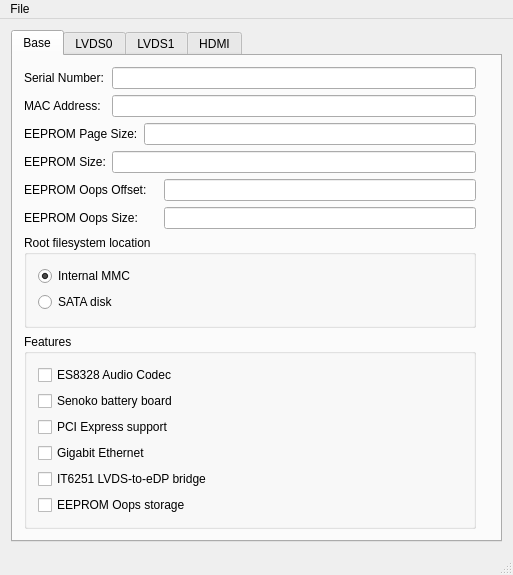
<?xml version="1.0" encoding="UTF-8"?>
<ui version="4.0">
 <class>MainWindow</class>
 <widget class="QMainWindow" name="MainWindow">
  <property name="geometry">
   <rect>
    <x>0</x>
    <y>0</y>
    <width>513</width>
    <height>533</height>
   </rect>
  </property>
  <property name="windowTitle">
   <string>Novena EEPROM Settings</string>
  </property>
  <widget class="QWidget" name="centralWidget">
   <layout class="QGridLayout" name="gridLayout">
    <item row="0" column="0">
     <widget class="QTabWidget" name="settingsTab">
      <property name="currentIndex">
       <number>0</number>
      </property>
      <widget class="QWidget" name="mainTab">
       <attribute name="title">
        <string>Base</string>
       </attribute>
       <layout class="QGridLayout" name="gridLayout_2">
        <item row="1" column="0">
         <widget class="QLabel" name="macAddressLabel">
          <property name="text">
           <string>MAC Address:</string>
          </property>
         </widget>
        </item>
        <item row="4" column="3">
         <widget class="QLineEdit" name="eepromOopsOffsetEdit"/>
        </item>
        <item row="0" column="4" rowspan="8">
         <widget class="QLabel" name="label_44">
          <property name="text">
           <string/>
          </property>
          <property name="pixmap">
           <pixmap resource="logo.qrc">:/logo/novena-eeprom-gui.png</pixmap>
          </property>
         </widget>
        </item>
        <item row="0" column="1" colspan="3">
         <widget class="QLineEdit" name="serialNumberEdit"/>
        </item>
        <item row="1" column="1" colspan="3">
         <widget class="QLineEdit" name="macAddressEdit"/>
        </item>
        <item row="5" column="0" colspan="3">
         <widget class="QLabel" name="label_3">
          <property name="text">
           <string>EEPROM Oops Size:</string>
          </property>
         </widget>
        </item>
        <item row="4" column="0" colspan="3">
         <widget class="QLabel" name="label_2">
          <property name="text">
           <string>EEPROM Oops Offset:</string>
          </property>
         </widget>
        </item>
        <item row="5" column="3">
         <widget class="QLineEdit" name="eepromOopsSizeEdit"/>
        </item>
        <item row="0" column="0">
         <widget class="QLabel" name="serialNumberLabel">
          <property name="text">
           <string>Serial Number:</string>
          </property>
         </widget>
        </item>
        <item row="2" column="2" colspan="2">
         <widget class="QLineEdit" name="eepromPageSizeEdit"/>
        </item>
        <item row="7" column="0" colspan="4">
         <widget class="QGroupBox" name="groupBox">
          <property name="title">
           <string>Features</string>
          </property>
          <layout class="QVBoxLayout" name="verticalLayout">
           <item>
            <widget class="QCheckBox" name="es8328CB">
             <property name="text">
              <string>ES8328 Audio Codec</string>
             </property>
             <property name="checkable">
              <bool>true</bool>
             </property>
             <property name="checked">
              <bool>false</bool>
             </property>
             <property name="tristate">
              <bool>false</bool>
             </property>
            </widget>
           </item>
           <item>
            <widget class="QCheckBox" name="senokoCB">
             <property name="text">
              <string>Senoko battery board</string>
             </property>
            </widget>
           </item>
           <item>
            <widget class="QCheckBox" name="pciExpressCB">
             <property name="text">
              <string>PCI Express support</string>
             </property>
            </widget>
           </item>
           <item>
            <widget class="QCheckBox" name="gigabitEthernetCB">
             <property name="text">
              <string>Gigabit Ethernet</string>
             </property>
            </widget>
           </item>
           <item>
            <widget class="QCheckBox" name="it6251CB">
             <property name="text">
              <string>IT6251 LVDS-to-eDP bridge</string>
             </property>
            </widget>
           </item>
           <item>
            <widget class="QCheckBox" name="eepromOopsCB">
             <property name="text">
              <string>EEPROM Oops storage</string>
             </property>
            </widget>
           </item>
          </layout>
         </widget>
        </item>
        <item row="3" column="1" colspan="3">
         <widget class="QLineEdit" name="eepromSizeEdit"/>
        </item>
        <item row="2" column="0" colspan="2">
         <widget class="QLabel" name="label_43">
          <property name="text">
           <string>EEPROM Page Size:</string>
          </property>
         </widget>
        </item>
        <item row="3" column="0">
         <widget class="QLabel" name="label">
          <property name="text">
           <string>EEPROM Size:</string>
          </property>
         </widget>
        </item>
        <item row="6" column="0" colspan="4">
         <widget class="QGroupBox" name="groupBox_2">
          <property name="title">
           <string>Root filesystem location</string>
          </property>
          <layout class="QGridLayout" name="gridLayout_6">
           <item row="0" column="0">
            <widget class="QRadioButton" name="rootFsMMC">
             <property name="text">
              <string>Internal MMC</string>
             </property>
             <property name="checked">
              <bool>true</bool>
             </property>
            </widget>
           </item>
           <item row="1" column="0">
            <widget class="QRadioButton" name="rootFsSATA">
             <property name="text">
              <string>SATA disk</string>
             </property>
            </widget>
           </item>
          </layout>
         </widget>
        </item>
       </layout>
      </widget>
      <widget class="QWidget" name="lvds0Tab">
       <attribute name="title">
        <string>LVDS0</string>
       </attribute>
       <layout class="QGridLayout" name="gridLayout_3">
        <item row="14" column="1">
         <spacer name="verticalSpacer">
          <property name="orientation">
           <enum>Qt::Vertical</enum>
          </property>
          <property name="sizeHint" stdset="0">
           <size>
            <width>20</width>
            <height>40</height>
           </size>
          </property>
         </spacer>
        </item>
        <item row="1" column="3" rowspan="2">
         <widget class="QComboBox" name="lvds0VSyncPolarityCB">
          <property name="currentText">
           <string>Positive</string>
          </property>
          <property name="currentIndex">
           <number>0</number>
          </property>
          <item>
           <property name="text">
            <string>Positive</string>
           </property>
          </item>
          <item>
           <property name="text">
            <string>Negative</string>
           </property>
          </item>
         </widget>
        </item>
        <item row="0" column="0">
         <widget class="QLabel" name="label_4">
          <property name="text">
           <string>Clock Frequency:</string>
          </property>
          <property name="alignment">
           <set>Qt::AlignRight|Qt::AlignTrailing|Qt::AlignVCenter</set>
          </property>
         </widget>
        </item>
        <item row="13" column="0">
         <widget class="QLabel" name="label_12">
          <property name="text">
           <string>V Sync Len:</string>
          </property>
          <property name="alignment">
           <set>Qt::AlignRight|Qt::AlignTrailing|Qt::AlignVCenter</set>
          </property>
         </widget>
        </item>
        <item row="13" column="1">
         <widget class="QLineEdit" name="lvds0VSyncLenEdit"/>
        </item>
        <item row="11" column="1">
         <widget class="QLineEdit" name="lvds0VBackEdit"/>
        </item>
        <item row="8" column="0">
         <widget class="QLabel" name="label_8">
          <property name="text">
           <string>H Front Porch:</string>
          </property>
          <property name="alignment">
           <set>Qt::AlignRight|Qt::AlignTrailing|Qt::AlignVCenter</set>
          </property>
         </widget>
        </item>
        <item row="0" column="1" rowspan="2">
         <widget class="QLineEdit" name="lvds0ClockEdit"/>
        </item>
        <item row="4" column="1" rowspan="2">
         <widget class="QLineEdit" name="lvds0HeightEdit"/>
        </item>
        <item row="2" column="1" rowspan="2">
         <widget class="QLineEdit" name="lvds0WidthEdit"/>
        </item>
        <item row="7" column="3" rowspan="2">
         <widget class="QComboBox" name="lvds0DataWidthCB">
          <property name="currentText">
           <string>6-bit</string>
          </property>
          <property name="currentIndex">
           <number>0</number>
          </property>
          <item>
           <property name="text">
            <string>6-bit</string>
           </property>
          </item>
          <item>
           <property name="text">
            <string>8-bit</string>
           </property>
          </item>
         </widget>
        </item>
        <item row="11" column="0">
         <widget class="QLabel" name="label_10">
          <property name="text">
           <string>V Back Porch:</string>
          </property>
          <property name="alignment">
           <set>Qt::AlignRight|Qt::AlignTrailing|Qt::AlignVCenter</set>
          </property>
         </widget>
        </item>
        <item row="8" column="1" rowspan="2">
         <widget class="QLineEdit" name="lvds0HFrontEdit"/>
        </item>
        <item row="0" column="2" colspan="2">
         <widget class="QCheckBox" name="lvds0ChannelPresentCB">
          <property name="text">
           <string>Enable this channel</string>
          </property>
         </widget>
        </item>
        <item row="1" column="2" rowspan="2">
         <widget class="QLabel" name="label_13">
          <property name="text">
           <string>V Sync Polarity:</string>
          </property>
         </widget>
        </item>
        <item row="10" column="0">
         <widget class="QLabel" name="label_9">
          <property name="text">
           <string>H Sync Len:</string>
          </property>
          <property name="alignment">
           <set>Qt::AlignRight|Qt::AlignTrailing|Qt::AlignVCenter</set>
          </property>
         </widget>
        </item>
        <item row="4" column="0">
         <widget class="QLabel" name="label_6">
          <property name="text">
           <string>Height:</string>
          </property>
          <property name="alignment">
           <set>Qt::AlignRight|Qt::AlignTrailing|Qt::AlignVCenter</set>
          </property>
         </widget>
        </item>
        <item row="2" column="0">
         <widget class="QLabel" name="label_5">
          <property name="text">
           <string>Width:</string>
          </property>
          <property name="alignment">
           <set>Qt::AlignRight|Qt::AlignTrailing|Qt::AlignVCenter</set>
          </property>
         </widget>
        </item>
        <item row="6" column="1" rowspan="2">
         <widget class="QLineEdit" name="lvds0HBackEdit"/>
        </item>
        <item row="6" column="0">
         <widget class="QLabel" name="label_7">
          <property name="text">
           <string>H Back Porch:</string>
          </property>
          <property name="alignment">
           <set>Qt::AlignRight|Qt::AlignTrailing|Qt::AlignVCenter</set>
          </property>
         </widget>
        </item>
        <item row="12" column="0">
         <widget class="QLabel" name="label_11">
          <property name="text">
           <string>V Front Porch:</string>
          </property>
          <property name="alignment">
           <set>Qt::AlignRight|Qt::AlignTrailing|Qt::AlignVCenter</set>
          </property>
         </widget>
        </item>
        <item row="12" column="1">
         <widget class="QLineEdit" name="lvds0VFrontEdit"/>
        </item>
        <item row="10" column="1">
         <widget class="QLineEdit" name="lvds0HSyncLenEdit"/>
        </item>
        <item row="3" column="2" rowspan="2">
         <widget class="QLabel" name="label_14">
          <property name="text">
           <string>H Sync Polarity:</string>
          </property>
         </widget>
        </item>
        <item row="3" column="3" rowspan="2">
         <widget class="QComboBox" name="lvds0HSyncPolarityCB">
          <property name="currentText">
           <string>Positive</string>
          </property>
          <property name="currentIndex">
           <number>0</number>
          </property>
          <item>
           <property name="text">
            <string>Positive</string>
           </property>
          </item>
          <item>
           <property name="text">
            <string>Negative</string>
           </property>
          </item>
         </widget>
        </item>
        <item row="9" column="2" rowspan="2" colspan="2">
         <widget class="QCheckBox" name="lvdsDualLaneCB">
          <property name="text">
           <string>Dual-lane</string>
          </property>
         </widget>
        </item>
        <item row="7" column="2" rowspan="2">
         <widget class="QLabel" name="label_16">
          <property name="text">
           <string>Data Width:</string>
          </property>
          <property name="alignment">
           <set>Qt::AlignRight|Qt::AlignTrailing|Qt::AlignVCenter</set>
          </property>
         </widget>
        </item>
        <item row="5" column="2" rowspan="2">
         <widget class="QLabel" name="label_15">
          <property name="text">
           <string>Data Mapping:</string>
          </property>
          <property name="alignment">
           <set>Qt::AlignRight|Qt::AlignTrailing|Qt::AlignVCenter</set>
          </property>
         </widget>
        </item>
        <item row="5" column="3" rowspan="2">
         <widget class="QComboBox" name="lvds0DataMappingCB">
          <property name="currentText">
           <string>PSWG/SWPG</string>
          </property>
          <property name="currentIndex">
           <number>0</number>
          </property>
          <item>
           <property name="text">
            <string>PSWG/SWPG</string>
           </property>
          </item>
          <item>
           <property name="text">
            <string>JEIDA</string>
           </property>
          </item>
         </widget>
        </item>
       </layout>
      </widget>
      <widget class="QWidget" name="lvds1Tab">
       <attribute name="title">
        <string>LVDS1</string>
       </attribute>
       <layout class="QGridLayout" name="gridLayout_4">
        <item row="2" column="0">
         <widget class="QLabel" name="label_17">
          <property name="text">
           <string>Width:</string>
          </property>
          <property name="alignment">
           <set>Qt::AlignRight|Qt::AlignTrailing|Qt::AlignVCenter</set>
          </property>
         </widget>
        </item>
        <item row="3" column="3" rowspan="2">
         <widget class="QComboBox" name="lvds1HSyncPolarityCB">
          <property name="currentText">
           <string>Positive</string>
          </property>
          <property name="currentIndex">
           <number>0</number>
          </property>
          <item>
           <property name="text">
            <string>Positive</string>
           </property>
          </item>
          <item>
           <property name="text">
            <string>Negative</string>
           </property>
          </item>
         </widget>
        </item>
        <item row="2" column="1" rowspan="2">
         <widget class="QLineEdit" name="lvds1WidthEdit"/>
        </item>
        <item row="8" column="0">
         <widget class="QLabel" name="label_21">
          <property name="text">
           <string>H Front Porch:</string>
          </property>
          <property name="alignment">
           <set>Qt::AlignRight|Qt::AlignTrailing|Qt::AlignVCenter</set>
          </property>
         </widget>
        </item>
        <item row="8" column="1">
         <widget class="QLineEdit" name="lvds1HFrontEdit"/>
        </item>
        <item row="9" column="0">
         <widget class="QLabel" name="label_20">
          <property name="text">
           <string>H Sync Len:</string>
          </property>
          <property name="alignment">
           <set>Qt::AlignRight|Qt::AlignTrailing|Qt::AlignVCenter</set>
          </property>
         </widget>
        </item>
        <item row="9" column="1">
         <widget class="QLineEdit" name="lvds1HSyncLenEdit"/>
        </item>
        <item row="4" column="1" rowspan="2">
         <widget class="QLineEdit" name="lvds1HeightEdit"/>
        </item>
        <item row="5" column="2" rowspan="2">
         <widget class="QLabel" name="label_18">
          <property name="text">
           <string>Data Mapping:</string>
          </property>
          <property name="alignment">
           <set>Qt::AlignRight|Qt::AlignTrailing|Qt::AlignVCenter</set>
          </property>
         </widget>
        </item>
        <item row="6" column="1" rowspan="2">
         <widget class="QLineEdit" name="lvds1HBackEdit"/>
        </item>
        <item row="7" column="2" rowspan="2">
         <widget class="QLabel" name="label_29">
          <property name="text">
           <string>Data Width:</string>
          </property>
          <property name="alignment">
           <set>Qt::AlignRight|Qt::AlignTrailing|Qt::AlignVCenter</set>
          </property>
         </widget>
        </item>
        <item row="3" column="2" rowspan="2">
         <widget class="QLabel" name="label_26">
          <property name="text">
           <string>H Sync Polarity:</string>
          </property>
         </widget>
        </item>
        <item row="1" column="3" rowspan="2">
         <widget class="QComboBox" name="lvds1VSyncPolarityCB">
          <property name="currentText">
           <string>Positive</string>
          </property>
          <property name="currentIndex">
           <number>0</number>
          </property>
          <item>
           <property name="text">
            <string>Positive</string>
           </property>
          </item>
          <item>
           <property name="text">
            <string>Negative</string>
           </property>
          </item>
         </widget>
        </item>
        <item row="10" column="0">
         <widget class="QLabel" name="label_23">
          <property name="text">
           <string>V Back Porch:</string>
          </property>
          <property name="alignment">
           <set>Qt::AlignRight|Qt::AlignTrailing|Qt::AlignVCenter</set>
          </property>
         </widget>
        </item>
        <item row="10" column="1">
         <widget class="QLineEdit" name="lvds1VBackEdit"/>
        </item>
        <item row="11" column="0">
         <widget class="QLabel" name="label_28">
          <property name="text">
           <string>V Front Porch:</string>
          </property>
          <property name="alignment">
           <set>Qt::AlignRight|Qt::AlignTrailing|Qt::AlignVCenter</set>
          </property>
         </widget>
        </item>
        <item row="11" column="1">
         <widget class="QLineEdit" name="lvds1VFrontEdit"/>
        </item>
        <item row="12" column="0">
         <widget class="QLabel" name="label_24">
          <property name="text">
           <string>V Sync Len:</string>
          </property>
          <property name="alignment">
           <set>Qt::AlignRight|Qt::AlignTrailing|Qt::AlignVCenter</set>
          </property>
         </widget>
        </item>
        <item row="12" column="1">
         <widget class="QLineEdit" name="lvds1VSyncLenEdit"/>
        </item>
        <item row="7" column="3" rowspan="2">
         <widget class="QComboBox" name="lvds1DataWidthCB">
          <property name="currentText">
           <string>6-bit</string>
          </property>
          <property name="currentIndex">
           <number>0</number>
          </property>
          <item>
           <property name="text">
            <string>6-bit</string>
           </property>
          </item>
          <item>
           <property name="text">
            <string>8-bit</string>
           </property>
          </item>
         </widget>
        </item>
        <item row="0" column="2" colspan="2">
         <widget class="QCheckBox" name="lvds1ChannelPresentCB">
          <property name="text">
           <string>Enable this channel</string>
          </property>
         </widget>
        </item>
        <item row="6" column="0">
         <widget class="QLabel" name="label_27">
          <property name="text">
           <string>H Back Porch:</string>
          </property>
          <property name="alignment">
           <set>Qt::AlignRight|Qt::AlignTrailing|Qt::AlignVCenter</set>
          </property>
         </widget>
        </item>
        <item row="0" column="0">
         <widget class="QLabel" name="label_22">
          <property name="text">
           <string>Clock Frequency:</string>
          </property>
          <property name="alignment">
           <set>Qt::AlignRight|Qt::AlignTrailing|Qt::AlignVCenter</set>
          </property>
         </widget>
        </item>
        <item row="5" column="3" rowspan="2">
         <widget class="QComboBox" name="lvds1DataMappingCB">
          <property name="currentText">
           <string>PSWG/SWPG</string>
          </property>
          <property name="currentIndex">
           <number>0</number>
          </property>
          <item>
           <property name="text">
            <string>PSWG/SWPG</string>
           </property>
          </item>
          <item>
           <property name="text">
            <string>JEIDA</string>
           </property>
          </item>
         </widget>
        </item>
        <item row="1" column="2" rowspan="2">
         <widget class="QLabel" name="label_19">
          <property name="text">
           <string>V Sync Polarity:</string>
          </property>
         </widget>
        </item>
        <item row="4" column="0">
         <widget class="QLabel" name="label_25">
          <property name="text">
           <string>Height:</string>
          </property>
          <property name="alignment">
           <set>Qt::AlignRight|Qt::AlignTrailing|Qt::AlignVCenter</set>
          </property>
         </widget>
        </item>
        <item row="0" column="1" rowspan="2">
         <widget class="QLineEdit" name="lvds1ClockEdit"/>
        </item>
        <item row="13" column="1">
         <spacer name="verticalSpacer_2">
          <property name="orientation">
           <enum>Qt::Vertical</enum>
          </property>
          <property name="sizeHint" stdset="0">
           <size>
            <width>20</width>
            <height>40</height>
           </size>
          </property>
         </spacer>
        </item>
       </layout>
      </widget>
      <widget class="QWidget" name="widget">
       <attribute name="title">
        <string>HDMI</string>
       </attribute>
       <layout class="QGridLayout" name="gridLayout_5">
        <item row="6" column="0">
         <widget class="QLabel" name="label_40">
          <property name="text">
           <string>H Back Porch:</string>
          </property>
          <property name="alignment">
           <set>Qt::AlignRight|Qt::AlignTrailing|Qt::AlignVCenter</set>
          </property>
         </widget>
        </item>
        <item row="0" column="0">
         <widget class="QLabel" name="label_35">
          <property name="text">
           <string>Clock Frequency:</string>
          </property>
          <property name="alignment">
           <set>Qt::AlignRight|Qt::AlignTrailing|Qt::AlignVCenter</set>
          </property>
         </widget>
        </item>
        <item row="0" column="2" colspan="2">
         <widget class="QCheckBox" name="hdmiChannelPresentCB">
          <property name="text">
           <string>Enable HDMI</string>
          </property>
         </widget>
        </item>
        <item row="0" column="1" rowspan="2">
         <widget class="QLineEdit" name="hdmiClockEdit"/>
        </item>
        <item row="2" column="1" rowspan="2">
         <widget class="QLineEdit" name="hdmiWidthEdit"/>
        </item>
        <item row="6" column="1" rowspan="2">
         <widget class="QLineEdit" name="hdmiHBackEdit"/>
        </item>
        <item row="10" column="0">
         <widget class="QLabel" name="label_36">
          <property name="text">
           <string>V Back Porch:</string>
          </property>
          <property name="alignment">
           <set>Qt::AlignRight|Qt::AlignTrailing|Qt::AlignVCenter</set>
          </property>
         </widget>
        </item>
        <item row="10" column="1">
         <widget class="QLineEdit" name="hdmiVBackEdit"/>
        </item>
        <item row="11" column="0">
         <widget class="QLabel" name="label_41">
          <property name="text">
           <string>V Front Porch:</string>
          </property>
          <property name="alignment">
           <set>Qt::AlignRight|Qt::AlignTrailing|Qt::AlignVCenter</set>
          </property>
         </widget>
        </item>
        <item row="11" column="1">
         <widget class="QLineEdit" name="hdmiVFrontEdit"/>
        </item>
        <item row="12" column="0">
         <widget class="QLabel" name="label_37">
          <property name="text">
           <string>V Sync Len:</string>
          </property>
          <property name="alignment">
           <set>Qt::AlignRight|Qt::AlignTrailing|Qt::AlignVCenter</set>
          </property>
         </widget>
        </item>
        <item row="12" column="1">
         <widget class="QLineEdit" name="hdmiVSyncLenEdit"/>
        </item>
        <item row="4" column="0">
         <widget class="QLabel" name="label_38">
          <property name="text">
           <string>Height:</string>
          </property>
          <property name="alignment">
           <set>Qt::AlignRight|Qt::AlignTrailing|Qt::AlignVCenter</set>
          </property>
         </widget>
        </item>
        <item row="4" column="1" rowspan="2">
         <widget class="QLineEdit" name="hdmiHeightEdit"/>
        </item>
        <item row="8" column="0">
         <widget class="QLabel" name="label_34">
          <property name="text">
           <string>H Front Porch:</string>
          </property>
          <property name="alignment">
           <set>Qt::AlignRight|Qt::AlignTrailing|Qt::AlignVCenter</set>
          </property>
         </widget>
        </item>
        <item row="8" column="1">
         <widget class="QLineEdit" name="hdmiHFrontEdit"/>
        </item>
        <item row="9" column="0">
         <widget class="QLabel" name="label_33">
          <property name="text">
           <string>H Sync Len:</string>
          </property>
          <property name="alignment">
           <set>Qt::AlignRight|Qt::AlignTrailing|Qt::AlignVCenter</set>
          </property>
         </widget>
        </item>
        <item row="9" column="1">
         <widget class="QLineEdit" name="hdmiHSyncLenEdit"/>
        </item>
        <item row="2" column="0">
         <widget class="QLabel" name="label_30">
          <property name="text">
           <string>Width:</string>
          </property>
          <property name="alignment">
           <set>Qt::AlignRight|Qt::AlignTrailing|Qt::AlignVCenter</set>
          </property>
         </widget>
        </item>
        <item row="13" column="0">
         <spacer name="verticalSpacer_3">
          <property name="orientation">
           <enum>Qt::Vertical</enum>
          </property>
          <property name="sizeHint" stdset="0">
           <size>
            <width>20</width>
            <height>40</height>
           </size>
          </property>
         </spacer>
        </item>
        <item row="7" column="2" rowspan="2">
         <widget class="QLabel" name="label_42">
          <property name="text">
           <string>Data Width:</string>
          </property>
          <property name="alignment">
           <set>Qt::AlignRight|Qt::AlignTrailing|Qt::AlignVCenter</set>
          </property>
         </widget>
        </item>
        <item row="7" column="3" rowspan="2">
         <widget class="QComboBox" name="hdmiDataWidthCB">
          <property name="currentText">
           <string>10-bit</string>
          </property>
          <property name="currentIndex">
           <number>0</number>
          </property>
          <item>
           <property name="text">
            <string>10-bit</string>
           </property>
          </item>
          <item>
           <property name="text">
            <string>8-bit</string>
           </property>
          </item>
         </widget>
        </item>
        <item row="6" column="2">
         <widget class="QLabel" name="label_39">
          <property name="text">
           <string>H Sync Polarity:</string>
          </property>
         </widget>
        </item>
        <item row="6" column="3">
         <widget class="QComboBox" name="hdmiHSyncPolarityCB">
          <property name="currentText">
           <string>Positive</string>
          </property>
          <property name="currentIndex">
           <number>0</number>
          </property>
          <item>
           <property name="text">
            <string>Positive</string>
           </property>
          </item>
          <item>
           <property name="text">
            <string>Negative</string>
           </property>
          </item>
         </widget>
        </item>
        <item row="4" column="3">
         <widget class="QComboBox" name="hdmiVSyncPolarityCB">
          <property name="currentText">
           <string>Positive</string>
          </property>
          <property name="currentIndex">
           <number>0</number>
          </property>
          <item>
           <property name="text">
            <string>Positive</string>
           </property>
          </item>
          <item>
           <property name="text">
            <string>Negative</string>
           </property>
          </item>
         </widget>
        </item>
        <item row="4" column="2">
         <widget class="QLabel" name="label_32">
          <property name="text">
           <string>V Sync Polarity:</string>
          </property>
         </widget>
        </item>
        <item row="2" column="2" colspan="2">
         <widget class="QCheckBox" name="hdmiIgnoreSettingsCB">
          <property name="text">
           <string>Automatically detect settings</string>
          </property>
         </widget>
        </item>
       </layout>
      </widget>
     </widget>
    </item>
   </layout>
  </widget>
  <widget class="QMenuBar" name="menuBar">
   <property name="geometry">
    <rect>
     <x>0</x>
     <y>0</y>
     <width>513</width>
     <height>19</height>
    </rect>
   </property>
   <widget class="QMenu" name="mainMenu">
    <property name="title">
     <string>File</string>
    </property>
    <addaction name="actionImportFromFile"/>
    <addaction name="actionExportToFile"/>
    <addaction name="actionSaveToEeprom"/>
    <addaction name="actionExit"/>
   </widget>
   <addaction name="mainMenu"/>
  </widget>
  <widget class="QStatusBar" name="statusBar"/>
  <action name="actionLoad">
   <property name="text">
    <string>Load</string>
   </property>
  </action>
  <action name="actionSaveToEeprom">
   <property name="text">
    <string>Save to EEPROM</string>
   </property>
   <property name="shortcut">
    <string>Ctrl+S</string>
   </property>
  </action>
  <action name="actionExit">
   <property name="text">
    <string>Quit</string>
   </property>
   <property name="shortcut">
    <string>Ctrl+Q</string>
   </property>
  </action>
  <action name="actionExportToFile">
   <property name="text">
    <string>Export to file...</string>
   </property>
   <property name="shortcut">
    <string>Ctrl+E</string>
   </property>
  </action>
  <action name="actionImportFromFile">
   <property name="text">
    <string>Import from file...</string>
   </property>
   <property name="shortcut">
    <string>Ctrl+O</string>
   </property>
  </action>
 </widget>
 <layoutdefault spacing="6" margin="11"/>
 <tabstops>
  <tabstop>settingsTab</tabstop>
  <tabstop>serialNumberEdit</tabstop>
  <tabstop>macAddressEdit</tabstop>
  <tabstop>eepromPageSizeEdit</tabstop>
  <tabstop>eepromSizeEdit</tabstop>
  <tabstop>eepromOopsOffsetEdit</tabstop>
  <tabstop>eepromOopsSizeEdit</tabstop>
  <tabstop>es8328CB</tabstop>
  <tabstop>senokoCB</tabstop>
  <tabstop>pciExpressCB</tabstop>
  <tabstop>gigabitEthernetCB</tabstop>
  <tabstop>eepromOopsCB</tabstop>
  <tabstop>lvds0ClockEdit</tabstop>
  <tabstop>lvds0WidthEdit</tabstop>
  <tabstop>lvds0HeightEdit</tabstop>
  <tabstop>lvds0HBackEdit</tabstop>
  <tabstop>lvds0HFrontEdit</tabstop>
  <tabstop>lvds0HSyncLenEdit</tabstop>
  <tabstop>lvds0VBackEdit</tabstop>
  <tabstop>lvds0VFrontEdit</tabstop>
  <tabstop>lvds0VSyncLenEdit</tabstop>
  <tabstop>lvds0ChannelPresentCB</tabstop>
  <tabstop>lvds0VSyncPolarityCB</tabstop>
  <tabstop>lvds0HSyncPolarityCB</tabstop>
  <tabstop>lvds0DataMappingCB</tabstop>
  <tabstop>lvds0DataWidthCB</tabstop>
  <tabstop>lvdsDualLaneCB</tabstop>
  <tabstop>lvds1ClockEdit</tabstop>
  <tabstop>lvds1WidthEdit</tabstop>
  <tabstop>lvds1HeightEdit</tabstop>
  <tabstop>lvds1HBackEdit</tabstop>
  <tabstop>lvds1HFrontEdit</tabstop>
  <tabstop>lvds1HSyncLenEdit</tabstop>
  <tabstop>lvds1VBackEdit</tabstop>
  <tabstop>lvds1VFrontEdit</tabstop>
  <tabstop>lvds1VSyncLenEdit</tabstop>
  <tabstop>lvds1ChannelPresentCB</tabstop>
  <tabstop>lvds1VSyncPolarityCB</tabstop>
  <tabstop>lvds1HSyncPolarityCB</tabstop>
  <tabstop>lvds1DataMappingCB</tabstop>
  <tabstop>lvds1DataWidthCB</tabstop>
  <tabstop>hdmiClockEdit</tabstop>
  <tabstop>hdmiWidthEdit</tabstop>
  <tabstop>hdmiHeightEdit</tabstop>
  <tabstop>hdmiHBackEdit</tabstop>
  <tabstop>hdmiHFrontEdit</tabstop>
  <tabstop>hdmiHSyncLenEdit</tabstop>
  <tabstop>hdmiVBackEdit</tabstop>
  <tabstop>hdmiVFrontEdit</tabstop>
  <tabstop>hdmiVSyncLenEdit</tabstop>
  <tabstop>hdmiChannelPresentCB</tabstop>
  <tabstop>hdmiDataWidthCB</tabstop>
 </tabstops>
 <resources>
  <include location="logo.qrc"/>
 </resources>
 <connections>
  <connection>
   <sender>actionExit</sender>
   <signal>triggered()</signal>
   <receiver>MainWindow</receiver>
   <slot>close()</slot>
   <hints>
    <hint type="sourcelabel">
     <x>-1</x>
     <y>-1</y>
    </hint>
    <hint type="destinationlabel">
     <x>256</x>
     <y>266</y>
    </hint>
   </hints>
  </connection>
 </connections>
</ui>
